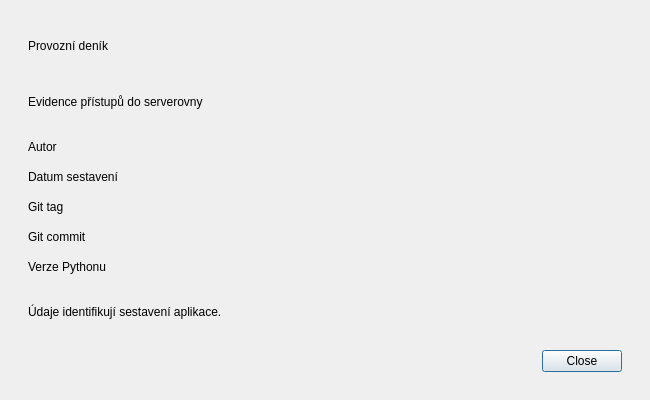
<?xml version="1.0" encoding="UTF-8"?>
<ui version="4.0">
 <class>AboutDialog</class>
 <widget class="QDialog" name="AboutDialog">
  <property name="windowTitle"><string>O aplikaci</string></property>
  <property name="minimumSize"><size><width>650</width><height>400</height></size></property>
  <layout class="QVBoxLayout" name="layout">
   <property name="spacing"><number>20</number></property>
   <property name="leftMargin"><number>28</number></property><property name="topMargin"><number>28</number></property><property name="rightMargin"><number>28</number></property><property name="bottomMargin"><number>28</number></property>
   <item><widget class="QLabel" name="titleLabel"><property name="text"><string>Provozní deník</string></property><property name="role" stdset="0"><string>title</string></property></widget></item>
   <item><widget class="QLabel" name="subtitleLabel"><property name="text"><string>Evidence přístupů do serverovny</string></property><property name="role" stdset="0"><string>subtitle</string></property></widget></item>
   <item><layout class="QFormLayout" name="form"><property name="verticalSpacing"><number>16</number></property><property name="horizontalSpacing"><number>24</number></property>
    <item row="0" column="0"><widget class="QLabel" name="authorCaption"><property name="text"><string>Autor</string></property></widget></item>
    <item row="0" column="1"><widget class="QLabel" name="authorValue"><property name="text"><string/></property><property name="textInteractionFlags"><set>Qt::TextSelectableByMouse|Qt::TextSelectableByKeyboard</set></property></widget></item>
    <item row="1" column="0"><widget class="QLabel" name="dateCaption"><property name="text"><string>Datum sestavení</string></property></widget></item>
    <item row="1" column="1"><widget class="QLabel" name="dateValue"><property name="text"><string/></property><property name="textInteractionFlags"><set>Qt::TextSelectableByMouse|Qt::TextSelectableByKeyboard</set></property></widget></item>
    <item row="2" column="0"><widget class="QLabel" name="tagCaption"><property name="text"><string>Git tag</string></property></widget></item>
    <item row="2" column="1"><widget class="QLabel" name="tagValue"><property name="text"><string/></property><property name="wordWrap"><bool>true</bool></property><property name="textInteractionFlags"><set>Qt::TextSelectableByMouse|Qt::TextSelectableByKeyboard</set></property></widget></item>
    <item row="3" column="0"><widget class="QLabel" name="commitCaption"><property name="text"><string>Git commit</string></property></widget></item>
    <item row="3" column="1"><widget class="QLabel" name="commitValue"><property name="text"><string/></property><property name="wordWrap"><bool>true</bool></property><property name="textInteractionFlags"><set>Qt::TextSelectableByMouse|Qt::TextSelectableByKeyboard</set></property></widget></item>
    <item row="4" column="0"><widget class="QLabel" name="pythonCaption"><property name="text"><string>Verze Pythonu</string></property></widget></item>
    <item row="4" column="1"><widget class="QLabel" name="pythonValue"><property name="text"><string/></property><property name="textInteractionFlags"><set>Qt::TextSelectableByMouse|Qt::TextSelectableByKeyboard</set></property></widget></item>
   </layout></item>
   <item><widget class="QLabel" name="noteLabel"><property name="wordWrap"><bool>true</bool></property><property name="role" stdset="0"><string>subtitle</string></property><property name="text"><string>Údaje identifikují sestavení aplikace.</string></property></widget></item>
   <item><widget class="QDialogButtonBox" name="buttonBox"><property name="standardButtons"><set>QDialogButtonBox::Close</set></property></widget></item>
  </layout>
 </widget>
 <resources/>
 <connections/>
</ui>
